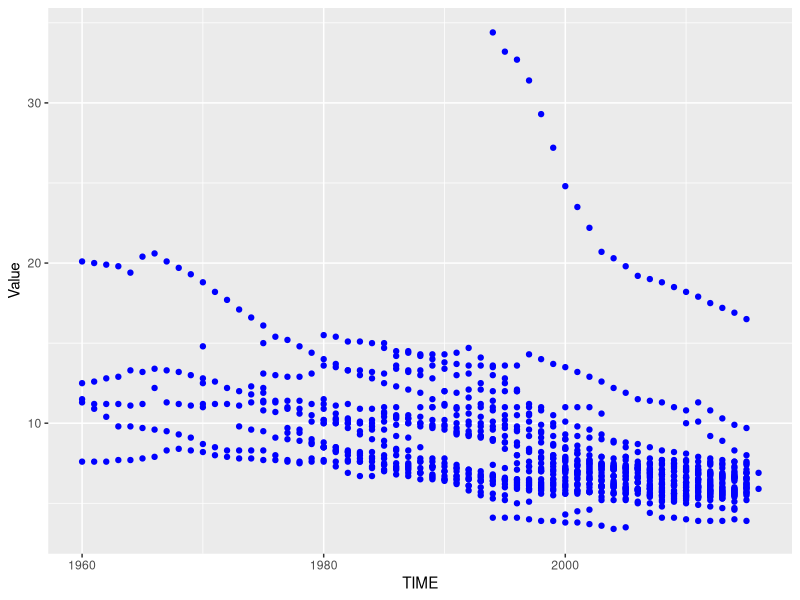

R code for this plot: (Note: this script raises an error after producing the figure.)
library(readxl)
install.packages("ggplot2")

library(ggplot2)

gfg_data = read_excel("length_of_hospital_stay.xlsx")
gfg_data
head(gfg_data,2)
summary(gfg_data)
mean(gfg_data$Value[gfg_data$SUBJECT == "ACUTE"])
mean(gfg_data$Value[gfg_data$SUBJECT == "CHILDBIRTH"])
acute_data <- gfg_data[gfg_data$SUBJECT == "ACUTE",]
child_birth_data <- gfg_data[gfg_data$SUBJECT == "CHILDBIRTH",]
ggplot(acute_data,aes(x = TIME,y = Value )) + geom_point(color = "blue")
ggplot(child_birth_data,aes(x = TIME,y = Value )) + geom_point(color = Group)
acute_data$Group = "acute_data"
child_birth_data$Group = "child_birth_data"
ggplot(combined_data, aes(x = TIME, y = Value, color = Group)) +
  geom_point(size = 2) +
  xlim(min(combined_data$TIME), max(combined_data$TIME)) + 
  ylim(min(combined_data$Value), max(combined_data$Value)) +
  labs(
    title = "Scatterplot of Value vs TIME for Acute and Childbirth Subjects",
    x = "TIME",
    y = "Value",
    color = "Subject Group"
  ) +
  theme_minimal()
data <- data.frame(
  category = c("child_birth","acute"),
  count = c(mean(acute_data$Value),mean(child_birth_data$Value))
)
ggplot(data,aes(x = category, y = count)) 
boxplot(acute_data$Value,child_birth_data$Value,
        main = "Mean length of stay in days",
        xlab = "Days",
        ylab = "Stay",
        col = c("orange","blue"),
        border = "black",
        horizontal = TRUE,
        notch = TRUE
)

